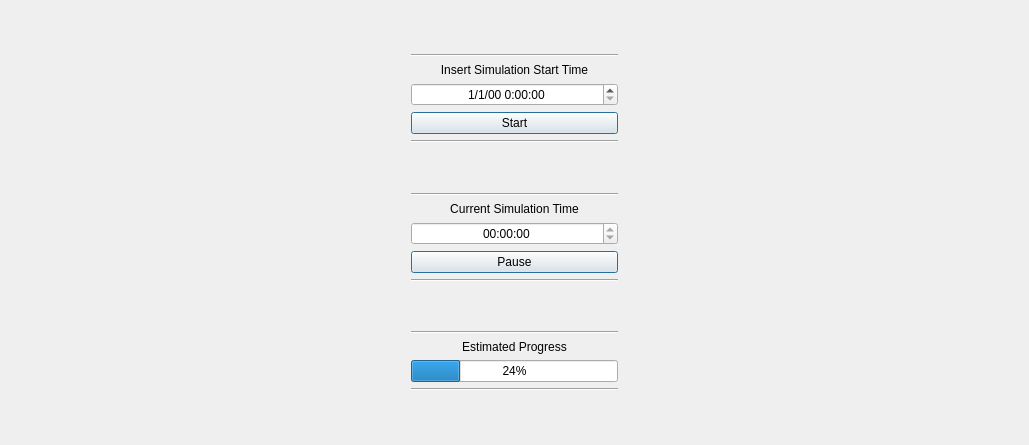
      <widget class="QWidget" name="ControlPanel">
       <property name="minimumSize">
        <size>
         <width>1029</width>
         <height>445</height>
        </size>
       </property>
       <property name="maximumSize">
        <size>
         <width>16777215</width>
         <height>16777215</height>
        </size>
       </property>
       <attribute name="icon">
        <iconset>
         <normaloff>images/iconfinder_Play_27865.png</normaloff>images/iconfinder_Play_27865.png</iconset>
       </attribute>
       <attribute name="title">
        <string>Control Panel</string>
       </attribute>
       <layout class="QHBoxLayout" name="horizontalLayout_2">
        <item>
         <spacer name="horizontalSpacer">
          <property name="orientation">
           <enum>Qt::Horizontal</enum>
          </property>
          <property name="sizeType">
           <enum>QSizePolicy::Fixed</enum>
          </property>
          <property name="sizeHint" stdset="0">
           <size>
            <width>400</width>
            <height>20</height>
           </size>
          </property>
         </spacer>
        </item>
        <item>
         <layout class="QVBoxLayout" name="verticalLayout">
          <item>
           <spacer name="verticalSpacer_2">
            <property name="orientation">
             <enum>Qt::Vertical</enum>
            </property>
            <property name="sizeHint" stdset="0">
             <size>
              <width>20</width>
              <height>40</height>
             </size>
            </property>
           </spacer>
          </item>
          <item>
           <widget class="Line" name="line_2">
            <property name="orientation">
             <enum>Qt::Horizontal</enum>
            </property>
           </widget>
          </item>
          <item>
           <widget class="QLabel" name="label">
            <property name="layoutDirection">
             <enum>Qt::LeftToRight</enum>
            </property>
            <property name="autoFillBackground">
             <bool>false</bool>
            </property>
            <property name="frameShadow">
             <enum>QFrame::Sunken</enum>
            </property>
            <property name="text">
             <string>Insert Simulation Start Time</string>
            </property>
            <property name="textFormat">
             <enum>Qt::PlainText</enum>
            </property>
            <property name="alignment">
             <set>Qt::AlignCenter</set>
            </property>
           </widget>
          </item>
          <item>
           <widget class="QDateTimeEdit" name="editStartTime">
            <property name="alignment">
             <set>Qt::AlignCenter</set>
            </property>
            <property name="displayFormat">
             <string>M/d/yy h:mm:ss</string>
            </property>
           </widget>
          </item>
          <item>
           <widget class="QPushButton" name="btn_startSimulation">
            <property name="inputMethodHints">
             <set>Qt::ImhNone</set>
            </property>
            <property name="text">
             <string>Start</string>
            </property>
            <property name="icon">
             <iconset>
              <normaloff>images/icons8-play-80.png</normaloff>images/icons8-play-80.png</iconset>
            </property>
            <property name="iconSize">
             <size>
              <width>30</width>
              <height>30</height>
             </size>
            </property>
            <property name="autoDefault">
             <bool>false</bool>
            </property>
            <property name="default">
             <bool>true</bool>
            </property>
            <property name="flat">
             <bool>false</bool>
            </property>
           </widget>
          </item>
          <item>
           <widget class="Line" name="line_3">
            <property name="orientation">
             <enum>Qt::Horizontal</enum>
            </property>
           </widget>
          </item>
          <item>
           <spacer name="verticalSpacer_3">
            <property name="orientation">
             <enum>Qt::Vertical</enum>
            </property>
            <property name="sizeHint" stdset="0">
             <size>
              <width>20</width>
              <height>40</height>
             </size>
            </property>
           </spacer>
          </item>
          <item>
           <widget class="Line" name="line">
            <property name="orientation">
             <enum>Qt::Horizontal</enum>
            </property>
           </widget>
          </item>
          <item>
           <widget class="QLabel" name="label_6">
            <property name="text">
             <string>Current Simulation Time</string>
            </property>
            <property name="alignment">
             <set>Qt::AlignCenter</set>
            </property>
           </widget>
          </item>
          <item>
           <widget class="QTimeEdit" name="timeEdit_3">
            <property name="enabled">
             <bool>true</bool>
            </property>
            <property name="inputMethodHints">
             <set>Qt::ImhNone</set>
            </property>
            <property name="alignment">
             <set>Qt::AlignCenter</set>
            </property>
            <property name="readOnly">
             <bool>true</bool>
            </property>
           </widget>
          </item>
          <item>
           <widget class="QPushButton" name="pushButton_2">
            <property name="text">
             <string>Pause</string>
            </property>
            <property name="icon">
             <iconset>
              <normaloff>images/icons8-pause-80.png</normaloff>images/icons8-pause-80.png</iconset>
            </property>
            <property name="iconSize">
             <size>
              <width>30</width>
              <height>30</height>
             </size>
            </property>
            <property name="autoDefault">
             <bool>false</bool>
            </property>
            <property name="default">
             <bool>true</bool>
            </property>
            <property name="flat">
             <bool>false</bool>
            </property>
           </widget>
          </item>
          <item>
           <widget class="Line" name="line_6">
            <property name="orientation">
             <enum>Qt::Horizontal</enum>
            </property>
           </widget>
          </item>
          <item>
           <spacer name="verticalSpacer_4">
            <property name="orientation">
             <enum>Qt::Vertical</enum>
            </property>
            <property name="sizeHint" stdset="0">
             <size>
              <width>20</width>
              <height>40</height>
             </size>
            </property>
           </spacer>
          </item>
          <item>
           <widget class="Line" name="line_4">
            <property name="orientation">
             <enum>Qt::Horizontal</enum>
            </property>
           </widget>
          </item>
          <item>
           <widget class="QLabel" name="label_7">
            <property name="text">
             <string>Estimated Progress</string>
            </property>
            <property name="alignment">
             <set>Qt::AlignCenter</set>
            </property>
           </widget>
          </item>
          <item>
           <widget class="QProgressBar" name="progressBar">
            <property name="value">
             <number>24</number>
            </property>
           </widget>
          </item>
          <item>
           <widget class="Line" name="line_5">
            <property name="orientation">
             <enum>Qt::Horizontal</enum>
            </property>
           </widget>
          </item>
          <item>
           <spacer name="verticalSpacer">
            <property name="orientation">
             <enum>Qt::Vertical</enum>
            </property>
            <property name="sizeHint" stdset="0">
             <size>
              <width>20</width>
              <height>40</height>
             </size>
            </property>
           </spacer>
          </item>
         </layout>
        </item>
        <item>
         <spacer name="horizontalSpacer_2">
          <property name="orientation">
           <enum>Qt::Horizontal</enum>
          </property>
          <property name="sizeType">
           <enum>QSizePolicy::Fixed</enum>
          </property>
          <property name="sizeHint" stdset="0">
           <size>
            <width>400</width>
            <height>20</height>
           </size>
          </property>
         </spacer>
        </item>
       </layout>
      </widget>
